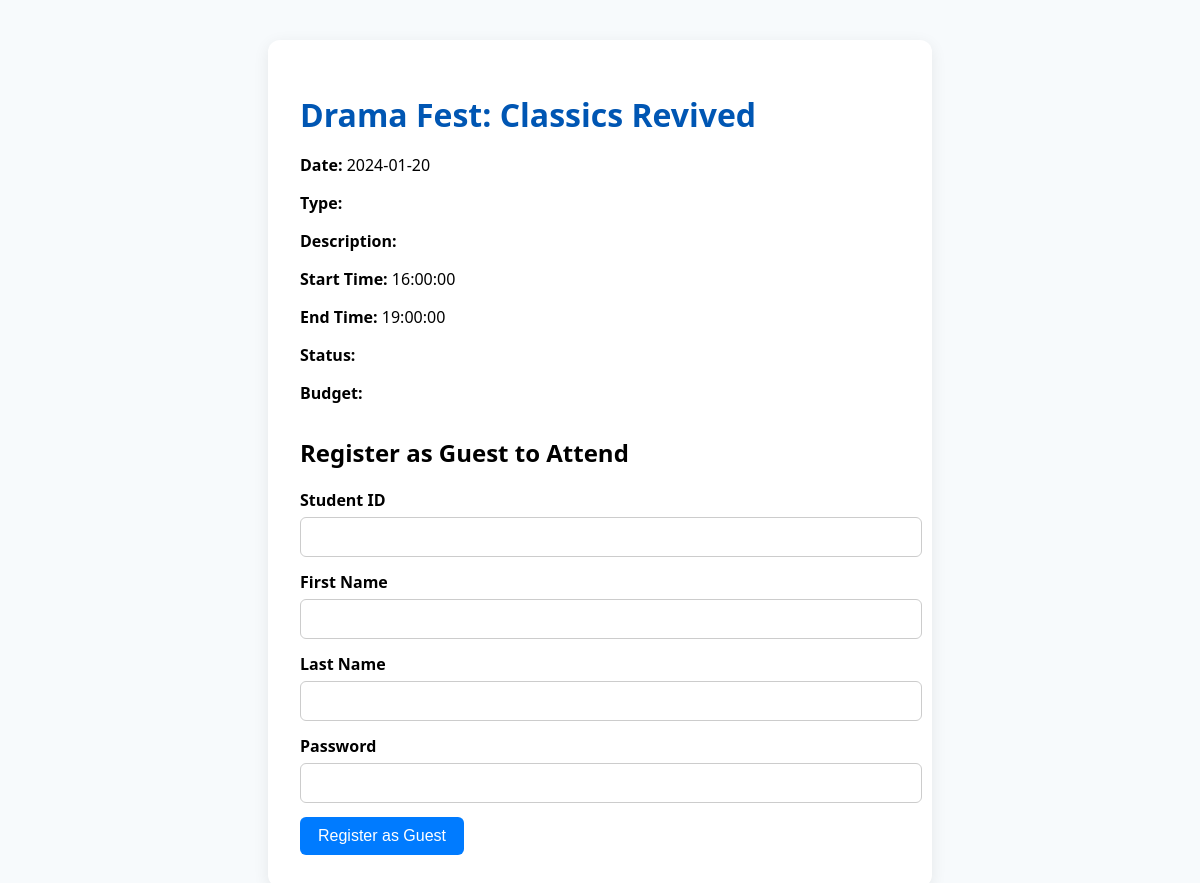
Page /event_info.php?event_id=503 on the committed database.
### tables this page shows
CREATE TABLE `events` (
  `event_id` int(11) NOT NULL,
  `club_id` int(11) DEFAULT NULL,
  `title` varchar(100) DEFAULT NULL,
  `event_type` varchar(50) DEFAULT NULL,
  `event_date` date DEFAULT NULL,
  `start_time` time DEFAULT NULL,
  `end_time` time DEFAULT NULL,
  `approval_status` varchar(20) DEFAULT NULL,
  `total_budget` decimal(10,2) DEFAULT NULL
);

### event_info.php (the view, shortened to what this page needs)
<?php
include 'connection.php';
$event_id = isset($_GET['event_id']) ? (int)$_GET['event_id'] : 0;
$event_res = mysqli_query($conn, "SELECT * FROM events WHERE event_id = $event_id");
$event = mysqli_fetch_assoc($event_res);
?>
<!DOCTYPE html>
<html>
<head>
</head>
<body>
<div class="container">
    <h1><?php echo htmlspecialchars($event['title'] ?? 'Event Info'); ?></h1>
    <p><strong>Date:</strong> <?php echo htmlspecialchars($event['event_date'] ?? ''); ?></p>
    <p><strong>Type:</strong> <?php echo htmlspecialchars($event['type'] ?? ''); ?></p>
    <p><strong>Description:</strong> <?php echo htmlspecialchars($event['description'] ?? ''); ?></p>
    <p><strong>Start Time:</strong> <?php echo htmlspecialchars($event['start_time'] ?? ''); ?></p>
    <p><strong>End Time:</strong> <?php echo htmlspecialchars($event['end_time'] ?? ''); ?></p>
    <p><strong>Status:</strong> <?php echo htmlspecialchars($event['status'] ?? ''); ?></p>
    <p><strong>Budget:</strong> <?php echo htmlspecialchars($event['budget'] ?? ''); ?></p>
    <div class="guest-form">
        <h2>Register as Guest to Attend</h2>
        <form method="post">
            <label for="student_id">Student ID</label>
            <input type="text" name="student_id" id="student_id" required>
            <label for="first_name">First Name</label>
            <input type="text" name="first_name" id="first_name" required>
            <label for="last_name">Last Name</label>
            <input type="text" name="last_name" id="last_name" required>
            <label for="password">Password</label>
            <input type="password" name="password" id="password" required>
            <button type="submit">Register as Guest</button>
        </form>
    </div>
</div>
</body>
</html>

### event_info.php (style rules this page uses)
body { font-family: 'Segoe UI', Tahoma, Geneva, Verdana, sans-serif; background: #f7fafc; margin: 0; padding: 0; }
.container { max-width: 600px; margin: 40px auto; background: #fff; border-radius: 12px; box-shadow: 0 4px 16px rgba(0,0,0,0.08); padding: 32px; }
h1 { color: #0056b3; margin-bottom: 18px; }
.guest-form { margin-top: 32px; }
label { font-weight: 600; margin-bottom: 6px; display: block; }
input[type="text"], input[type="password"] { width: 100%; padding: 10px; margin-bottom: 14px; border-radius: 6px; border: 1.5px solid #ccc; font-size: 1rem; }
button { background: #007BFF; color: #fff; border: none; padding: 10px 18px; border-radius: 6px; font-size: 1rem; cursor: pointer; }

### rows in the picture
events: title "Drama Fest: Classics Revived", event_date "2024-01-20", start_time "16:00:00", end_time "19:00:00"
